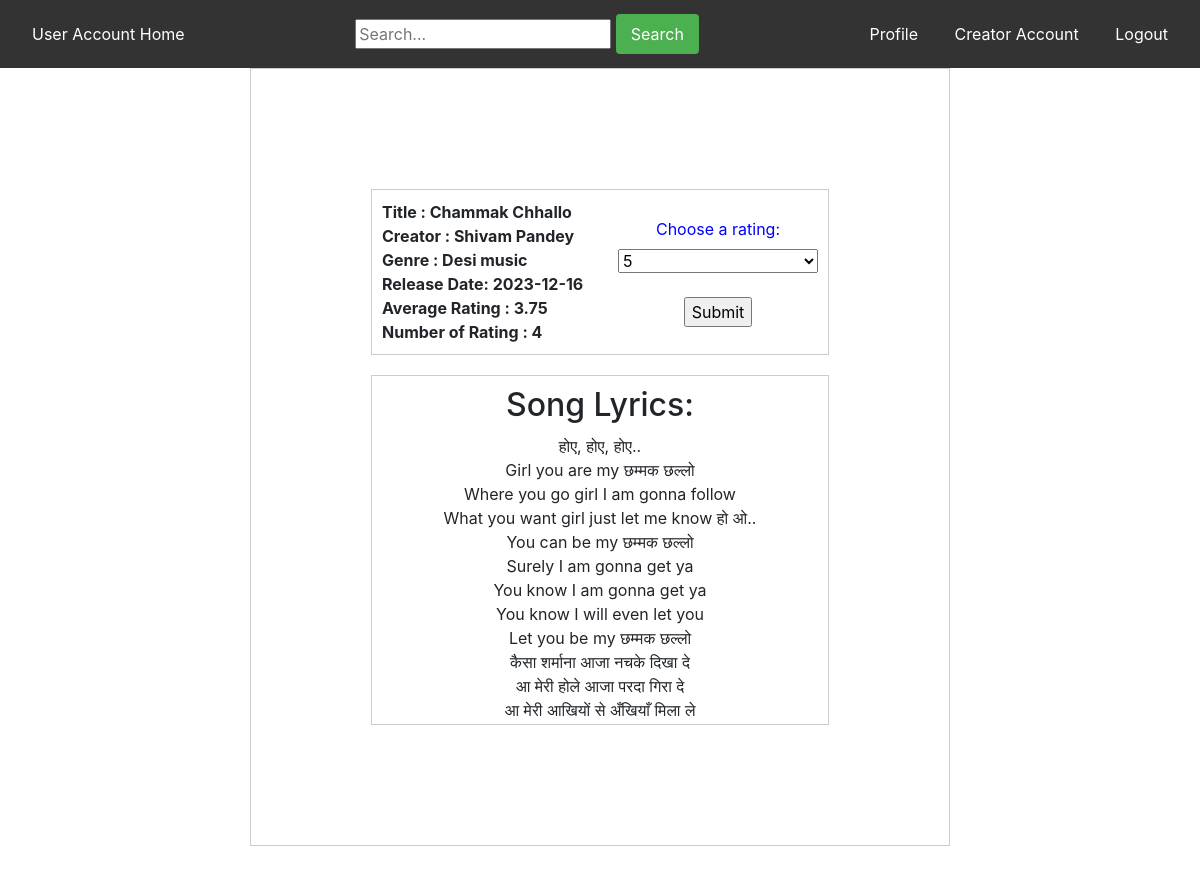
Screenshot of /user/about/2/9 (signed in) with the database file from the repository.
### app.py (models this page shows)
class songs(db.Model):
    id = db.Column(db.Integer, primary_key=True, autoincrement=True)
    songname = db.Column(db.String(100), unique=True, nullable=False)
    releasedate = db.Column(Date)
    lyrics = db.Column(db.Text)
    singer= db.Column(db.String(100))
    uploadedby = db.Column(db.Integer , nullable = False)
    filename = db.Column(db.String(100), nullable=False)
    genre = db.Column(db.String(100), nullable=False)
    averagerating = db.Column(db.Integer , default =0)
    ratingcount = db.Column(db.Integer, default =0 )
    is_active = db.Column(db.Integer, default=1)

### app.py (the view, shortened to what this page needs)
@app.route('/user/about/<songid>/<userid>',methods=['GET','POST'])
def aboutsong(songid, userid):
    if request.method =='GET':
        song = songs.query.filter_by(id=songid).first()
        if song:
            return render_template('/user/about.html',  song = song, userid =userid , songid = songid)
        return "No Existing song found"

### templates/user/about.html (shortened to what this page needs)
<!DOCTYPE html>
<html lang="en">
<head>
    <link rel="stylesheet" href="https://maxcdn.bootstrapcdn.com/bootstrap/4.5.2/css/bootstrap.min.css">
    <link rel="stylesheet" href="https://maxcdn.bootstrapcdn.com/bootstrap/4.5.2/css/bootstrap.min.css">
    <link rel="stylesheet" href="https://cdnjs.cloudflare.com/ajax/libs/font-awesome/5.15.4/css/all.min.css">
</head>
<body>
<div class="navbar">
  <a href="{{ url_for('user_home', userid=userid , page =1) }}" class="creator-account">User Account Home</a>
               <div class="search-bar">
            <input type="text" placeholder="Search...">
            <button type="submit">Search</button>
        </div>
     <div class="other-links">
    <a href="{{ url_for('userprofile', userid=userid) }}">Profile</a>
    <a href="{{url_for('creator_home' , userid = userid )}}">Creator Account</a>
    <a href="{{ url_for('user_login') }}" >Logout</a>
  </div>
</div>
  <div class="container">
        <div class="name-link ">
            <div class ="name">
                <div> Title :  {{song.songname}}</div>
              <div>
                  Creator : {{song.singer}}
              </div>
              <div>
                  Genre : {{song.genre}}
              </div>
              <div>
                  Release Date: {{ song.releasedate}}
              </div>
              <div>
                  Average Rating : {{song.averagerating}}
              </div>
              <div>
                  Number of Rating : {{song.ratingcount}}
              </div>
            </div>
            <form  method="post" class="link">
                <label for="rating">Choose a rating:</label><br>
                <select id="rating" name="rating" >
                    <option value=5 style="background-image:url(5.png);"> 5 </option>
                    </select><br><br>
            <input type="submit" value="Submit">
            </form>
        </div>
        <div class="lyrics-box">
            <h2>Song Lyrics:</h2>
            <ul class="lyrics-list">
              {% for line in song.lyrics.splitlines() %}
                <li>{{ line }}</li>
              {% endfor %}
        </ul>
        </div>
    </div>
</body>
</html>

### templates/user/about.html (style rules this page uses)
.navbar { overflow: hidden; background-color: #333; }
.navbar a { display: inline-block; color: white; text-align: center; padding: 14px 16px; text-decoration: none; }
.creator-account { float: left; }
.other-links { float: right; }
.search-bar button { padding: 8px 15px; border: none; border-radius: 4px; background-color: #4CAF50; color: white; cursor: pointer; }
.container { width: 700px; padding: 120px; border: 1px solid #ccc; text-align: center; }
h2 { margin-bottom: 10px; }
.name-link { display: flex; justify-content: space-between; align-items: center; margin-bottom: 10px; border: 1px solid #ccc; padding: 10px; }
.name { font-weight: bold; text-align:left; }
.link { text-decoration: none; color: blue; }
.lyrics-box { height: 350px; overflow-y: scroll; padding: 10px; border: 1px solid #ccc; margin-top: 20px; }
select { width:200px; }
.lyrics-list { list-style: none; padding: 0; }

### rows the page displays
songs: songname "Chammak Chhallo", singer "Shivam Pandey", genre "Desi music", releasedate "2023-12-16", averagerating "3.75", ratingcount "4"

### other values shown
{{ line }} "होए, होए, होए.." "Girl you are my छम्मक छल्लो" "Where you go girl I am gonna follow" "What you want girl just let me know हो ओ.." "You can be my छम्मक छल्लो" "Surely I am gonna get ya" "You know I am gonna get ya" "You know I will even let you" "Let you be my छम्मक छल्लो" "कैसा शर्माना आजा नचके दिखा दे" "आ मेरी होले आजा परदा गिरा दे" "आ मेरी आखियों से अँखियाँ मिला ले"
